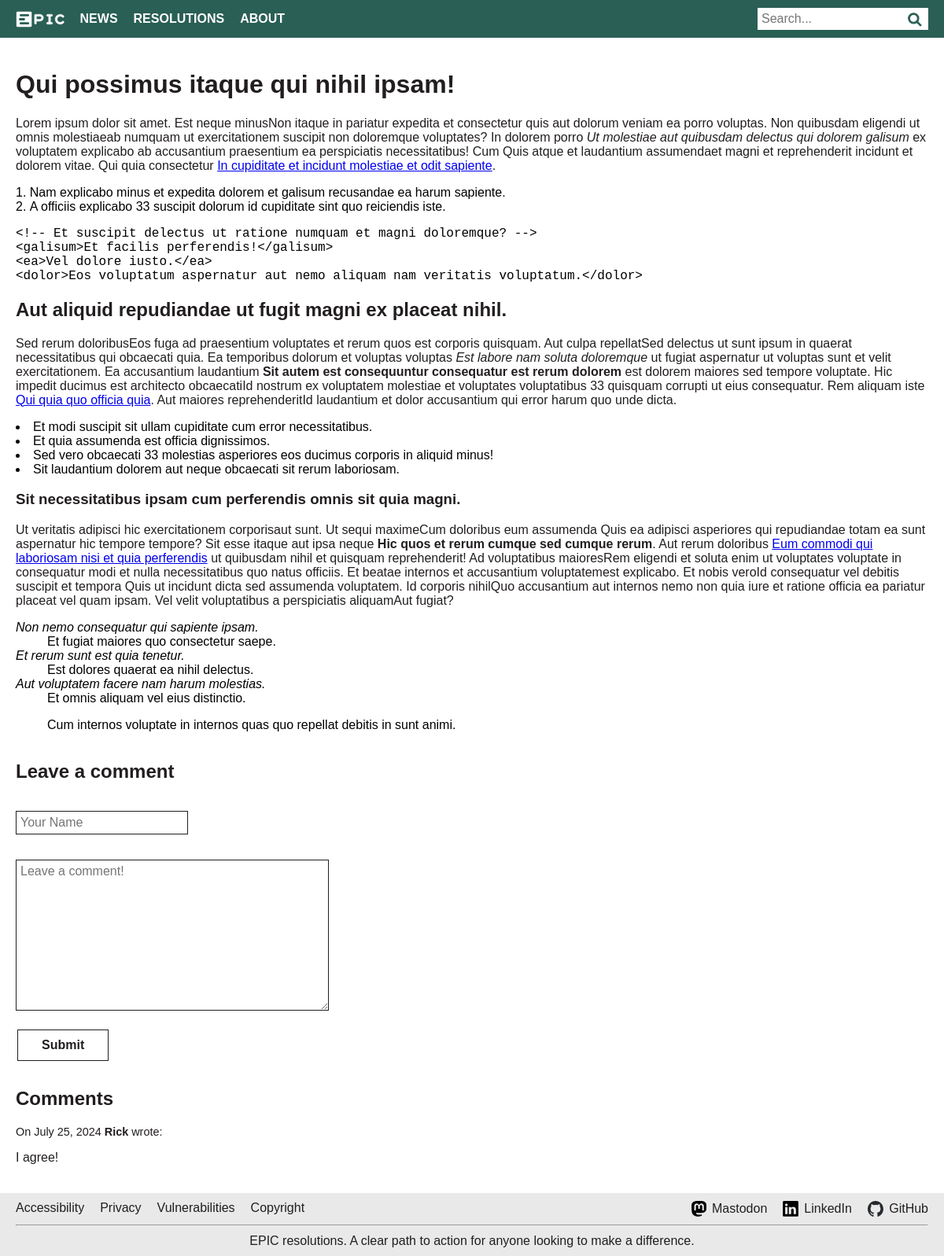
The page /posts/post-detail/qui-possimus-itaque-qui-nihil-ipsam/ on the database as committed earlier.
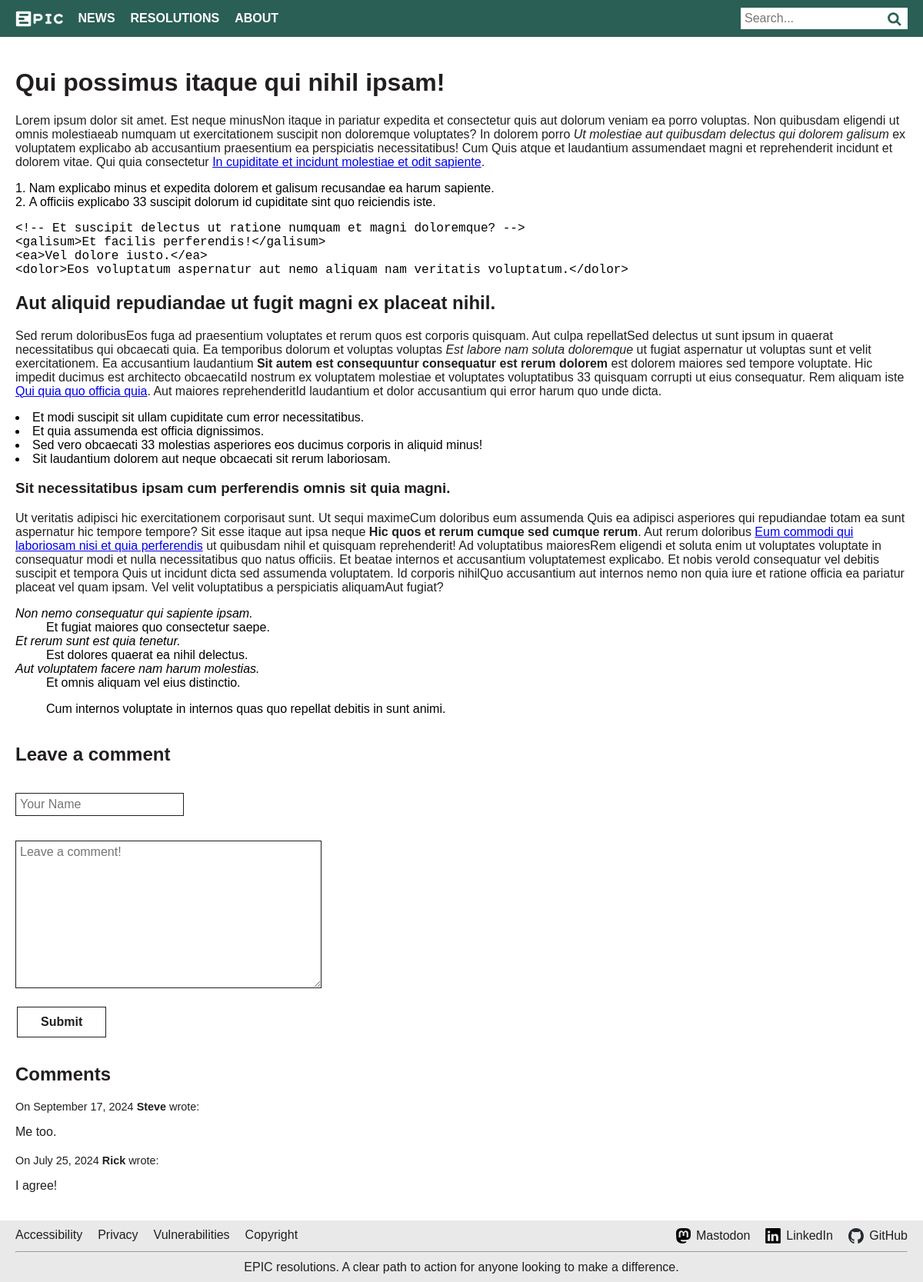
The same page on the database as committed later.
### posts/models.py (models this page shows, shortened)
class Post(models.Model):
    title = models.CharField(max_length=100)
    content = models.TextField()
    created_on = models.DateTimeField(auto_now_add=True)
    last_modified = models.DateTimeField(auto_now=True)
    categories = models.ManyToManyField("Category", related_name="posts")
    slug = models.SlugField(null=True)
    class Meta:
        ordering = ['-created_on']

class Comment(models.Model):
    post = models.ForeignKey(Post, on_delete=models.CASCADE, related_name='comments')
    name = models.CharField(max_length=100)
    text = models.TextField()
    created_date = models.DateTimeField(auto_now_add=True)
    class Meta:
        ordering = ['-created_date']

### posts/views.py (the view)
# urls.py: path("post-detail/<slug:slug>/", PostDetailView.as_view(), name="post_detail"),
class PostDetailView(DetailView):
    model = Post
    template_name = "posts/post-detail.html"
    def get_context_data(self, **kwargs):
        context = super().get_context_data(**kwargs)
        context['comment_form'] = CommentForm()
        context['comments'] = Comment.objects.filter(post=self.object).order_by('-created_date')
        return context
    def post(self, request, *args, **kwargs):
        form = CommentForm(request.POST)
        if form.is_valid():
            comment = form.save(commit=False)
            comment.post = self.get_object()
            comment.save()
            return redirect(comment.post.get_absolute_url())
        else:
            self.object = self.get_object()
            context = self.get_context_data(object=self.object, comment_form=form)
            return self.render_to_response(context)

### posts/forms.py
class CommentForm(forms.ModelForm):
    class Meta:
        model = Comment
        fields = ['name', 'text']
        labels = {
            'name': '',  # Do not display a label for the name field
            'text': '',  # Do not display a label for the text field
        }
        widgets = {
            'name': forms.TextInput(attrs={'placeholder': 'Your Name'}),
            'text': forms.Textarea(attrs={'placeholder': 'Leave a comment!'}),
        }

### posts/templates/posts/post-detail.html (shortened to what this page needs)
{% extends "base.html" %}
{% block content %}
<div class="content-container">
    <h1>{{ object.title }}</h1>
    <div>
        <p>{{ object.content | safe }}</p>
    </div>
    <form method="post" class="comment-form">
        <h2>Leave a comment</h2>
        <div class="comment-input-container">
            {{ comment_form.as_p }}
            <button type="submit" class="comment-button">Submit</button>
        </div>
    </form>
    <h2>Comments</h2>
    {% for comment in comments %}
    <div class="comment-container">
        <div class="comment-meta">
            On {{ comment.created_date | date:"F d, Y" }} <b>{{ comment.name }}</b> wrote:
        </div>
        <div class="comment-text">
            {{ comment.text | linebreaks }}
        </div>
    </div>
    {% endfor %}
</div>
{% endblock %}

### config/templates/base.html (shortened to what this page needs)
{% load static %}
<!DOCTYPE html>
<html lang="en">
<head>
    <link rel="stylesheet" type="text/css" href="{% static 'css/style.css' %}">
</head>
<body>
    <nav class="nav">
        <ul>
            <li><a href="{% url 'home' %}">
                    <img src="{% static 'images/EPIC White logo Transparent bg.svg' %}" alt="Website Logo">
                </a></li>
            <li><a href="{% url 'posts:post_list' %}">News</a></li>
            <li><a href="{% url 'resolutions:select_roles' %}">Resolutions</a></li>
            <li><a href="{% url 'about' %}">About</a></li>
        </ul>
        <form action="{% url 'search' %}" method="get" class="search-form">
            <div class="input-container">
                <input type="text" name="q" placeholder="Search..." class="search-input">
                <button type="submit" class="search-button">
                </button>
            </div>
        </form>
    </nav>
    <main>
        {% block content %}{% endblock %}
    </main>
    <div class="footer">
        <div class="footer-content">
            <div class="footer-links">
                <ul>
                    <li><a href="{% url 'accessibility' %}">Accessibility</a></li>
                    <li><a href="{% url 'privacy' %}">Privacy</a></li>
                    <li><a href="{% url 'vulnerabilities' %}">Vulnerabilities</a></li>
                    <li><a href="{% url 'copyright' %}">Copyright</a></li>
                </ul>
            </div>
            <div class="social-media-links">
                <ul>
                    <li>
                        <a href="https://mastodon.social/@epicresolutions" rel="me"><img
                                src="{% static 'images/mastodon_logo.svg' %}" alt="Mastodon">Mastodon</a>
                    </li>
                    <li>
                        <a href="https://www.linkedin.com/company/epicresolutions/"><img
                                src="{% static 'images/linkedin_logo.svg' %}" alt="LinkedIn">LinkedIn</a>
                    </li>
                    <li>
                        <a href="https://github.com/chvanrooijen/epicresolutions"><img
                                src="{% static 'images/github_logo.svg' %}" alt="GitHub">GitHub</a>
                    </li>
                </ul>
            </div>
        </div>
        <hr>
        <p class="slogan">EPIC resolutions. A clear path to action for anyone looking to make a difference.</p>
    </div>
</body>
</html>

### config/static/css/style.css (style rules this page uses)
:root { --primary-color: rgb(255, 255, 255); --secondary-color: rgb(34, 30, 31); --tertiary-color: rgb(170, 191, 170); --quaternary-color: rgb(42, 95, 85); --quinary-color: rgb(233, 233, 233); }
html { height: 100%; font-size: 16px; overflow-y: scroll; }
body { display: flex; flex-direction: column; min-height: 100vh; margin: 0; padding: 0; box-sizing: border-box; font-family: Arial, Helvetica, sans-serif; }
main { flex: 1; }
*, *::before, *::after { box-sizing: inherit; }
img { max-width: 100%; height: auto; }
@media (min-width: 1025px) { .nav { flex-direction: row; justify-content: space-between; } }
@media (min-width: 1025px) { .footer { padding: 10px; } }
.nav { background-color: var(--quaternary-color); color: var(--primary-color); display: flex; align-items: center; justify-content: space-between; padding: 10px 20px; }
.nav a, .nav ul li a { text-decoration: none; color: inherit; font-size: inherit; font-weight: bold; text-transform: uppercase; }
.nav ul { list-style: none; display: flex; align-items: center; padding: 0; margin: 0; }
.nav a img { height: 21px; width: auto; vertical-align: middle; }
.nav ul li { margin-right: 20px; }
h1, h2, h3, p, small, .foreground-text { color: var(--secondary-color); }
ol, ul { padding-left: 0; }
li { list-style-position: inside; }
form { margin-bottom: 0; }
form input[type="text"], form input[type="submit"], form textarea, .search-input, .search-button, .comment-input, .comment-button { padding: 5px; border: 1px solid var(--secondary-color); border-radius: 0; font-size: 1em; font-family: inherit; }
form input[type="submit"], .search-button, .comment-button { background-color: var(--secondary-color); color: var(--primary-color); cursor: pointer; display: flex; align-items: center; justify-content: center; }
.search-form { display: flex; align-items: center; border-radius: 0; overflow: hidden; }
.input-container { position: relative; width: 100%; display: flex; align-items: center; }
.search-input { width: 100%; padding: 5px 40px 5px 10px; border: none !important; font-size: 1em; }
.search-button { position: absolute; right: 5px; top: 38%; transform: translateY(-50%); background: none; border: none; color: var(--quaternary-color); cursor: pointer; padding: 0; font-size: 1.2em; }
.comment-form { display: flex; flex-direction: column; margin-bottom: 20px; }
.comment-input-container { display: flex; flex-direction: column; margin-bottom: 10px; }
.comment-button { align-self: flex-start; }
.comment-meta { font-size: 0.9em; color: var(--secondary-color); margin-top: 20px; }
.comment-text { margin-top: 10px; font-size: 1em; }
button, .comment-button { background-color: var(--primary-color); border: 1px solid var(--secondary-color); color: var(--secondary-color); padding: 10px 30px; text-align: center; text-decoration: none; display: inline-block; font-family: inherit; font-weight: bold; font-size: 1em; margin: 4px 2px; cursor: pointer; }
.content-container { padding: 20px; }
.footer { background-color: var(--quinary-color); color: var(--secondary-color); display: flex; flex-direction: column; align-items: center; padding: 10px 20px; text-align: center; }
.footer-content { display: flex; justify-content: space-between; width: 100%; margin-bottom: 10px; }
.footer img, .footer a { max-height: 20px; width: auto; color: inherit; text-decoration: none; display: inline-flex; align-items: center; }
.footer-links ul, .social-media-links ul { display: flex; list-style: none; padding: 0; margin: 0; }
.footer-links ul li, .social-media-links ul li { margin-right: 20px; display: flex; align-items: center; }
.footer-links ul li:last-child, .social-media-links ul li:last-child { margin-right: 0; }
.social-media-links ul li img { margin-right: 7px; }
.footer hr { width: 100%; margin: 0; }
.footer p { margin: 10px 10px 0 10px; }
.slogan { font-size: 1.0em; font-weight: normal; margin: 10px 0; text-align: center; color: var(--secondary-color); }

Rows that differ between the two databases and show on the page:
added Comment: created_date "September 17, 2024", name "Steve", text "Me too."
